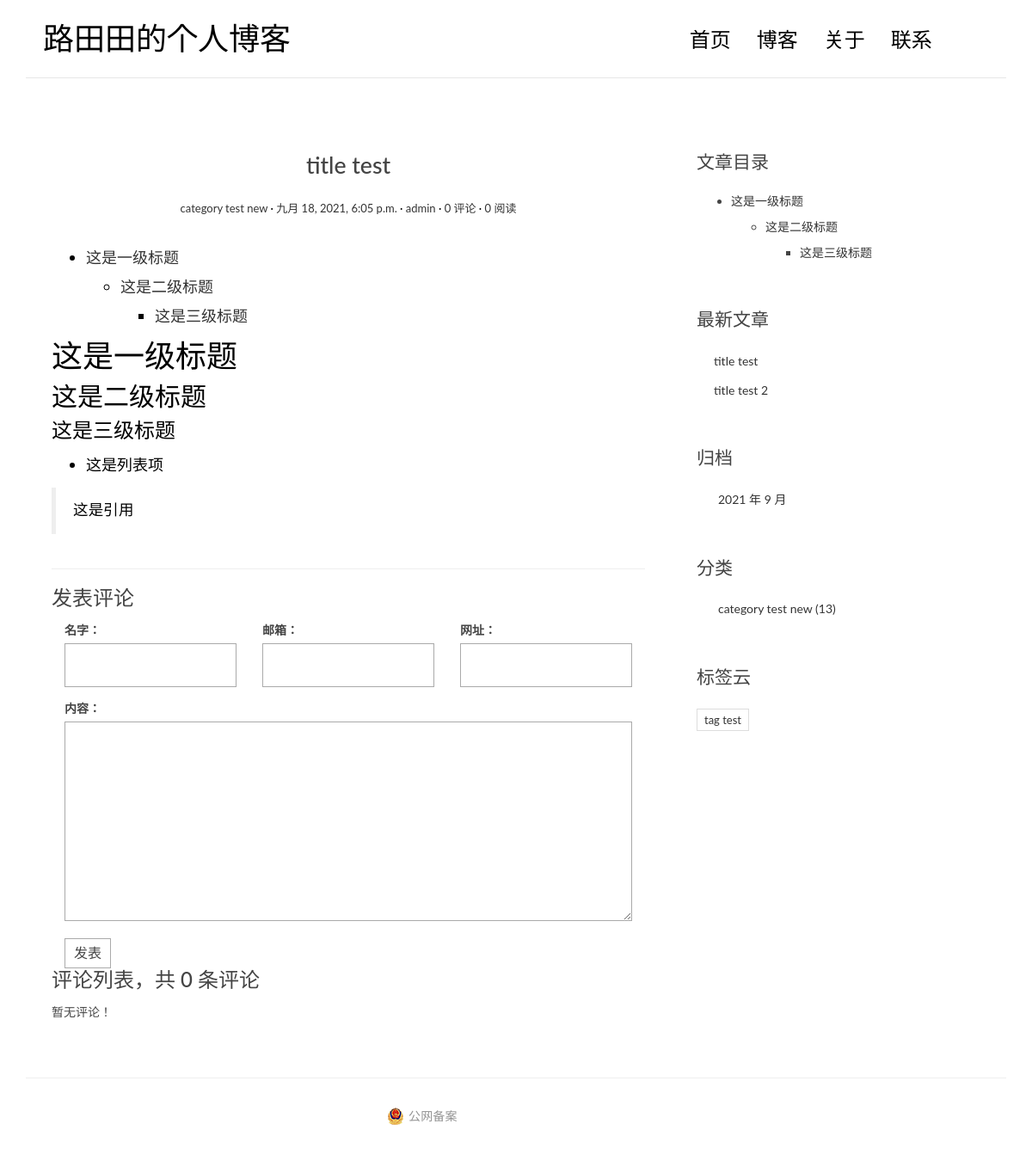
The app's page /post/2/ with its own data.
### blog/models.py (models this page shows, shortened)
class Post(models.Model):
    title = models.CharField('标题', max_length=70)
    body = models.TextField('正文')
    created_time = models.DateTimeField('创建时间')
    modified_time = models.DateTimeField('修改时间')
    excerpt = models.CharField('摘要', max_length=200, blank=True)
    category = models.ForeignKey(Category, verbose_name='分类',
                                 on_delete=models.CASCADE)
    tags = models.ManyToManyField(Tag, verbose_name='标签', blank=True)
    author = models.ForeignKey(User, verbose_name='作者',
                               on_delete=models.CASCADE)
    class Meta:
        verbose_name = '文章'
        verbose_name_plural = verbose_name
    def get_absolute_url(self):
        return reverse('blog:detail', kwargs={'pk': self.pk})

class Category(models.Model):
    name = models.CharField(max_length=100)
    class Meta:
        verbose_name = '分类'
        verbose_name_plural = verbose_name

class Tag(models.Model):
    name = models.CharField(max_length=100)
    class Meta:
        verbose_name = '标签'
        verbose_name_plural = verbose_name

### blog/views.py (the view)
# urls.py: path('post/<int:pk>/', views.detail, name='detail'),
def detail(request, pk):
    post = get_object_or_404(Post, pk=pk)
    md = markdown.Markdown(extensions=[
        'markdown.extensions.extra',
        'markdown.extensions.codehilite',
        TocExtension(slugify=slugify),
    ])
    post.body = md.convert(post.body)
    m = re.search(r'<div class="toc">\s*<ul>(.*)</ul>\s*</div>', md.toc, re.S)
    post.toc = m.group(1) if m is not None else ''
    return render(request, 'blog/detail.html', context={'post': post})

### comments/forms.py
class CommentForm(forms.ModelForm):
    class Meta:
        model = Comments
        fields = ['name', 'email', 'url', 'text']

### blog/templatetags/blog_extras.py (called while the page is built)
@register.inclusion_tag('blog/inclusions/_recent_posts.html',
                        takes_context=True)
def show_recent_posts(context, num=5):
    return {
        'recent_post_list': Post.objects.all().order_by('-created_time')[:num],
    }

@register.inclusion_tag('blog/inclusions/_archives.html', takes_context=True)
def show_archives(context):
    return {
        'date_list':Post.objects.dates('created_time', 'month', order='DESC'),
    }

@register.inclusion_tag(('blog/inclusions/_categories.html'),
                        takes_context=True)
def show_categories(context):
    return {
        'category_list':Category.objects.all(),
    }

@register.inclusion_tag('blog/inclusions/_tags.html', takes_context=True)
def show_tags(context):
    return {
        'tag_list': Tag.objects.all(),
    }

### comments/templatetags/comments_extras.py (called while the page is built)
@register.inclusion_tag('comments/inclusions/_form.html', takes_context=True)
def show_comment_form(context, post, form=None):
    if form is None:
        form = CommentForm()
    return {
        'form': form,
        'post': post,
    }

@register.inclusion_tag('comments/inclusions/_list.html', takes_context=True)
def show_comments(context, post):
    comment_list = post.comments_set.all().order_by('-created_time')
    comment_count = comment_list.count()
    return {
        'comment_count': comment_count,
        'comment_list': comment_list,
    }

### blog/templates/blog/detail.html
{% extends 'base.html' %}
{% load comments_extras %}
{% block main %}
    <article class="post post-{{ post.pk }}">
        <header class="entry-header">
            <h1 class="entry-title">{{ post.title }}</h1>
            <div class="entry-meta">
                <span class="post-category"><a href="#">{{ post.category.name }}</a></span>
                <span class="post-date"><a href="#"><time class="entry-date"
                                                          datetime="{{ post.created_time }}">{{ post.created_time }}</time></a></span>
                <span class="post-author"><a href="#">{{ post.author }}</a></span>
                <span class="comments-link"><a href="#">0 评论</a></span>
                <span class="views-count"><a href="#">0 阅读</a></span>
            </div>
        </header>
        <div class="entry-content clearfix">
            {{ post.body|safe }}
        </div>
    </article>
    <section class="comment-area" id="comment-area">
        <hr>
        <h3>发表评论</h3>
        {% show_comment_form post %}
        <div class="comment-list-panel">
            {% show_comments post %}
        </div>
    </section>
{% endblock main %}
{% block toc %}
    {% if post.toc %}
        <div class="widget widget-content">
            <h3 class="widget-title">文章目录</h3>
            <div class="toc">
                <ul>
                    {{ post.toc|safe }}
                </ul>
            </div>
        </div>
    {% endif %}
{% endblock toc %}

### blog/templates/blog/inclusions/_recent_posts.html
<div class="widget widget-recent-posts">
    <h3 class="widget-title">最新文章</h3>
    <ul>
        {% for post in recent_post_list %}
        <li>
            <a href="{{ post.get_absolute_url }}">{{ post.title }}</a>
        </li>
        {% empty %}
        暂无文章！
        {% endfor %}
    </ul>
</div>

### blog/templates/blog/inclusions/_categories.html
<div class="widget widget-category">
    <h3 class="widget-title">分类</h3>
    <ul>
        {% for category in category_list %}
        <li>
            <a href="{% url 'blog:category' category.pk %}">{{ category.name }}
                <span class="post-count">(13)</span></a>
        </li>
        {% empty %}
        暂无分类！
        {% endfor %}
    </ul>
</div>

### blog/templates/blog/inclusions/_tags.html
<div class="widget widget-tag-cloud">
    <h3 class="widget-title">标签云</h3>
    <ul>
        {% for tag in tag_list %}
        <li>
            <a href="{% url 'blog:tag' tag.pk %}">{{ tag.name }}</a>
        </li>
        {% empty %}
        暂无标签！
        {% endfor %}
    </ul>
</div>

### blog/static/blog/css/custom.css (style rules this page uses)
* { outline: none; }
h1, h2, h3, h4, h5, h6 { margin-top: 0; }
a { color: #333; }
body { color: #444; font-family: 'Lato', sans-serif; }
p { font-family: 'Ubuntu', sans-serif; font-weight: 400; word-spacing: 1px; letter-spacing: 0.01em; }
.post { background: #fff; padding: 30px 30px 0; }
.entry-title { text-align: center; font-size: 1.9em; margin-bottom: 20px; line-height: 1.6; padding: 10px 20px 0; }
.entry-meta { text-align: center; color: #DDDDDD; font-size: 13px; margin-bottom: 30px; }
.entry-content { font-size: 18px; line-height: 1.9; font-weight: 300; color: #000; }
.post-category::after, .post-date::after, .post-author::after, .comments-link::after { content: ' ·'; color: #000; }
.widget { background: #fff; padding: 30px 0 0; }
.widget-title { font-size: 1.5em; margin-bottom: 20px; line-height: 1.6; padding: 10px 0 0; font-weight: 400; }
.widget-recent-posts ul { padding: 0; margin: 0; padding-left: 20px; }
.widget-recent-posts ul li { list-style-type: none; position: relative; line-height: 170%; margin-bottom: 10px; }
.widget-recent-posts ul li::before { content: '\f3d3'; font-family: "Ionicons"; position: absolute; left: -17px; top: 3px; font-size: 16px; color: #000; }
.widget-category ul { padding: 0; margin: 0; padding-left: 25px; }
.widget-category ul li { list-style-type: none; position: relative; line-height: 170%; margin-bottom: 10px; }
.widget-category ul li::before { content: '\f3fe'; font-family: "Ionicons"; position: absolute; left: -25px; top: 1px; font-size: 18px; color: #000; }
.widget-tag-cloud ul { padding: 0; margin: 0; margin-right: -10px; }
.widget-tag-cloud ul li { list-style-type: none; font-size: 13px; display: inline-block; margin-right: 10px; margin-bottom: 10px; padding: 3px 8px; border: 1px solid #ddd; }
.widget-content ul ul { margin-top: 10px; }
.widget-content ul li { margin-bottom: 10px; }
.contact-form input, .comment-form input { border: 1px solid #aaa; margin-bottom: 15px; width: 100%; padding: 15px 15px; font-size: 16px; line-height: 100%; transition: 0.4s border-color linear; }
.contact-form textarea, .comment-form textarea { border: 1px solid #aaa; margin-bottom: 15px; width: 100%; padding: 15px 15px; font-size: 16px; line-height: 20px !important; min-height: 183px; transition: 0.4s border-color linear; }
.comment-area { padding: 0 30px 0; }
.comment-list-panel { margin-top: 30px; }

### records on screen
Post: title "title test", category.name "category test new", created_time "九月 18, 2021, 6:05 p.m.", author "admin", body "这是一级标题 这是二级标题 这是三级标题 这是一级标题 这是二级标题 这是三级标题 这是列表项 这是引用", toc "这是一级标题 这是二级标题 这是三级标题"
Post: title "title test 2"
Category: name "category test new"
Tag: name "tag test"

### other values on screen
{{ comment_count }} "0"
{{ date.year }} "2021"
{{ date.month }} "9"
